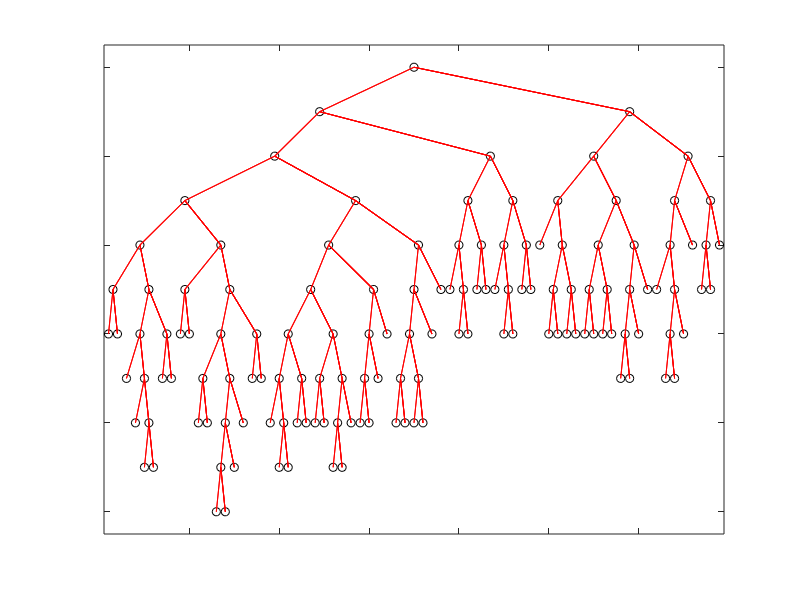

Recreate this plot in MATLAB. (Note: this script raises an error after producing the figure.)
function node=analyzeExtended(varargin)

if ~isempty(varargin)
    tol=varargin{1};
else
    tol=5; %Decks within an archetype are within tol cards of one another
end

%Preprocessing decklists in a text-oriented language saves a lot of time
load names;
load matrix;

global scores original
scores=matrix(:,1); %#ok<NODEF>
matrix=matrix(:,2:end);
original=matrix;

siz=size(matrix);
ave=mean(matrix,1);

cmatrix=matrix;
for k=1:siz(2)
    cmatrix(:,k)=cmatrix(:,k)-ave(k);
end

node(1).parent=0;
node(1).umbrella=1:siz(1);
nodes=1;

[node,nodes]=branch(node,nodes,1,matrix,tol);

figure(1)
treeplot([node.parent])

for k=1:length(node)
    fid=fopen(['./web/node',num2str(k),'.dat'],'wt');
    fprintf(fid,'Parent: %g\n',node(k).parent);
    if ~isempty(node(k).children)
        fprintf(fid,'Children: %g %g\n',node(k).children(1),node(k).children(2));
    else
        fprintf(fid,'Children: \n');
    end
    fprintf(fid,'Score: %g+/-%g\n',node(k).score(1),node(k).score(2));
    fprintf(fid,'Decision:\n');
    fnd=find(node(k).decision);
    [srt,I]=sort(node(k).decision(fnd));
    for kk=1:length(fnd)
        fprintf(fid,['%g ',names{fnd(I(kk))},'\n'],srt(kk));
    end
    fprintf(fid,'Composite:\n');
    fnd=find(node(k).composite);
    [srt,I]=sort(node(k).composite(fnd));
    for kk=1:length(fnd)
        fprintf(fid,['%g ',names{fnd(I(kk))},'\n'],srt(kk));
    end
    fprintf(fid,'Decks:\n');
    for kk=1:length(node(k).umbrella)
        fprintf(fid,'%g\n',node(k).umbrella(kk));
    end
    fclose(fid);
end

end

function [node, nodes]=branch(node, nodes, target, matrix, tol)
global scores original
[coeff,score,latent]=princomp(matrix);
node(target).coeff=coeff(:,1);
node(target).vals=score(:,1);
node(target).score=[mean(scores(node(target).umbrella)),std(scores(node(target).umbrella))];
node(target).composite=mean(original(node(target).umbrella,:));
node(target).composite=node(target).composite.*(node(target).composite>1);
node(target).decision=coeff(:,1).*(abs(coeff(:,1))>max(abs(coeff(:,1)))*.3);

[trash,m]=min(score(:,1));
[trash,M]=max(score(:,1));

%norm((matrix(m,:)-matrix(M,:)).*coeff(:,1)')>tol %Differ along the principle component
%sum(abs(matrix(m,:)-matrix(M,:)))>tol %Total cards difference


if sum(abs((matrix(m,:)>0)-(matrix(M,:)>0)))>tol %Differ by more than tol card *names*
    f=find(score(:,1)>0);
    g=find(score(:,1)<=0);
    if length(node(target).umbrella)-(length(f)+length(g))
        disp 'Oh crap'
    end
    nodes=nodes+2;
    next1=nodes;
    node(target).children=[next1-1 next1];
    node(nodes-1).parent=target;
    node(nodes).parent=target;
    node(nodes-1).umbrella=node(target).umbrella(f);
    node(nodes).umbrella=node(target).umbrella(g);
    cmatrix=matrix(f,:);
    for k=1:size(cmatrix,1);
        cmatrix(k,:)=cmatrix(k,:)-dot(cmatrix(k,:),coeff(:,1))*coeff(:,1)';
    end
    [node,nodes]=branch(node,nodes,nodes-1,cmatrix,tol);
    cmatrix=matrix(g,:);
    for k=1:size(cmatrix,1);
        cmatrix(k,:)=cmatrix(k,:)-dot(cmatrix(k,:),coeff(:,1))*coeff(:,1)';
    end
    [node,nodes]=branch(node,nodes,next1,cmatrix,tol);
end

end